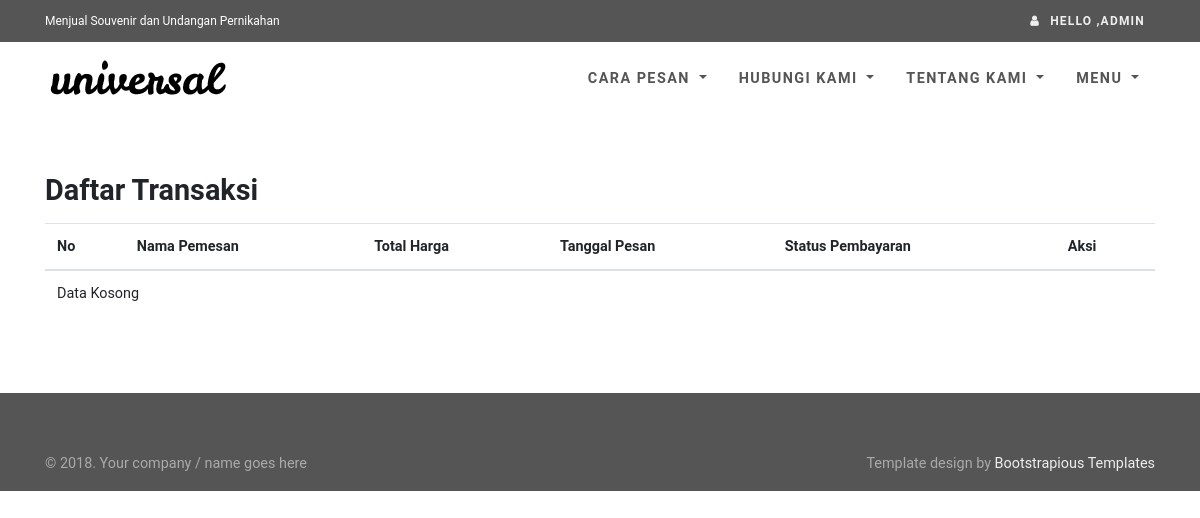
The app's page /admin/daftar-transaksi.php (signed in), older data.
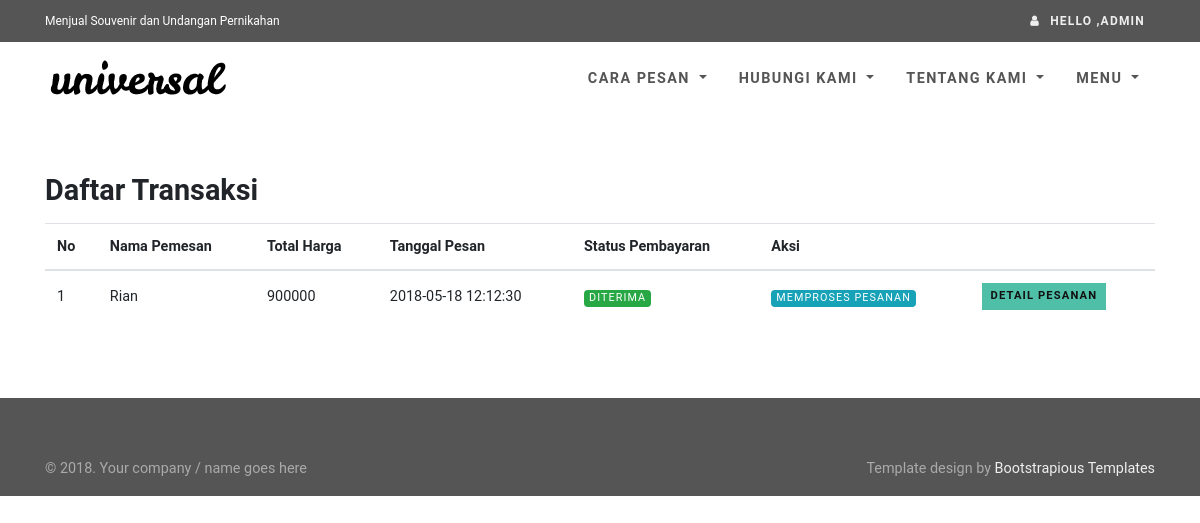
The same page, newer data.
### tables this page shows
CREATE TABLE `tbl_pemesanan` (
  `id_pemesanan` varchar(100) NOT NULL,
  `nama_pemesan` varchar(200) NOT NULL,
  `alamat_pemesan` varchar(255) NOT NULL,
  `no_telp` varchar(14) NOT NULL,
  `id_user` int(11) NOT NULL,
  `total_harga` int(11) NOT NULL,
  `jumlah_pesan` int(11) NOT NULL,
  `id_produk` int(11) NOT NULL,
  `tgl_pesan` timestamp NOT NULL DEFAULT CURRENT_TIMESTAMP ON UPDATE CURRENT_TIMESTAMP,
  PRIMARY KEY (`id_pemesanan`)
);

### db.php (called while the page is built, shortened)
<?php
class Sparrow {
    protected $sql;
    protected $db;
    protected $db_type;
    protected $stats;
    public $is_cached = false;
    public $stats_enabled = false;
    public $key_prefix = '';
    public function build($sql, $input) {
        return (strlen($input) > 0) ? ($sql.' '.$input) : $sql;
    }
    public function parseConnection($connection) {
        $url = parse_url($connection);
        $cfg = array();
        $cfg['type'] = isset($url['scheme']) ? $url['scheme'] : $url['path'];
        $cfg['hostname'] = isset($url['host']) ? $url['host'] : null;
        $cfg['database'] = isset($url['path']) ? substr($url['path'],1) : null;
        $cfg['username'] = isset($url['user']) ? $url['user'] : null;
        $cfg['password'] = isset($url['pass']) ? $url['pass'] : null;
        $cfg['port'] = isset($url['port']) ? $url['port'] : null;
        return $cfg;
    }
    public function reset() {
        $this->where = '';
        $this->order = '';
        $this->groups = '';
        $this->having = '';
        $this->limit = '';
        $this->offset = '';
        $this->sql = '';
    }
    protected function parseCondition($field, $value = null, $join = '', $escape = true) {
        if (is_string($field)) {
            $operator = '';
            if (!empty($operator)) {
                switch ($operator) {
                    case '%':
                        $condition = ' LIKE ';
                        break;
                    case '!%':
                        $condition = ' NOT LIKE ';
                        break;
                    case '@':
                        $condition = ' IN ';
                        break;
                    case '!@':
                        $condition = ' NOT IN ';
                        break;
                    default:
                        $condition = $operator;
                }
            }
            else {
                $condition = '=';
            }
            if (is_array($value)) {
                if (strpos($operator, '@') === false) $condition = ' IN ';
                $value = '('.implode(',', array_map(array($this, 'quote'), $value)).')';
            }
            else {
                $value = ($escape && !is_numeric($value)) ? $this->quote($value) : $value;
            }
            return $join.' '.str_replace('|', '', $field).$condition.$value;
        }
        else if (is_array($field)) {
            $str = '';
            foreach ($field as $key => $value) {
                $str .= $this->parseCondition($key, $value, $join, $escape);
                $join = '';
            }
            return $str;
        }
        else {
            throw new Exception('Invalid where condition.');
        }
    }
    public function from($table, $reset = true) {
        $this->table = $table;
        return $this;
    }
    public function join($table, array $fields, $type = 'INNER') {
        return $this;
    }
    public function leftJoin($table, array $fields) {
        return $this->join($table, $fields, 'LEFT OUTER');
    }
    public function limit($limit, $offset = null) {
        return $this;
    }
    public function distinct($value = true) {
        $this->distinct = ($value) ? 'DISTINCT' : '';
        return $this;
    }
    public function select($fields = '*', $limit = null, $offset = null) {
        $fields = (is_array($fields)) ? implode(',', $fields) : $fields;
        return $this;
    }
    public function sql($sql = null) {
        if ($sql !== null) {
            $this->sql = trim(
                (is_array($sql)) ?
                    array_reduce($sql, array($this, 'build')) :
                    $sql
            );
            return $this;
        }
        return $this->sql;
    }
    public function setDb($db) {
        $this->db = null;
        if (is_string($db)) {
            $this->setDb($this->parseConnection($db));
        }
        else if (is_array($db)) {
            switch ($db['type']) {
                case 'mysqli':
                    $this->db = new mysqli(
                        $db['hostname'],
                        $db['username'],
                        $db['password'],
                        $db['database']
                    );
                    break;
            }
            $this->db_type = $db['type'];
        }
    }
    public function execute($key = null, $expire = 0) {
        $result = null;
        $this->is_cached = false;
        if (!empty($this->sql)) {
            $error = null;
            switch ($this->db_type) {
                case 'mysqli':
                    $result = $this->db->query($this->sql);
                    break;
            }
        }
        return $result;
    }
    public function many($key = null, $expire = 0) {
        $data = array();
        $result = $this->execute($key, $expire);
        if ($this->is_cached) {
            $data = $result;
            if ($this->stats_enabled) {
                $this->stats['cached'][$this->key_prefix.$key] = $this->sql;
            }
        }
        else {
            switch ($this->db_type) {
                case 'mysqli':
                    if (function_exists('mysqli_fetch_all')) {
                        $data = $result->fetch_all(MYSQLI_ASSOC);
                    }
                    else {
                        while ($row = $result->fetch_assoc()) {
                            $data[] = $row;
                        }
                    }
                    break;
            }
        }
        return $data;
    }
}

### admin/daftar-transaksi.php (the view, shortened to what the changed rows need)
<?php
require "../koneksi.php";
include "../template/head.php";
?>
<body>
<div id="all">
<?php
$tableConf = array(
	array(
		"name"		=>	"nama_pemesan",
		"caption"	=>	"Nama Pemesan"
	),
	array(
		"name"		=>	"total_harga",
		"caption"	=>	"Total Harga"
	),
	array(
		"name"		=>	"tgl_pesan",
		"caption"	=>	"Tanggal Pesan"
	),
	array(
		"name"		=>	"status_pembayaran",
		"caption"	=>	"Status Pembayaran"
	)
);
if(isset($_GET['id_pemesanan'])){
	$detail = $db->from('tbl_pemesanan')
	    ->leftJoin('tbl_pembayaran', array('tbl_pemesanan.id_pemesanan' => 'tbl_pembayaran.id_pemesanan'))
	    ->join('tbl_produk', array('tbl_pemesanan.id_produk' => 'tbl_produk.id_produk'))
	    ->select(array('tbl_pemesanan.*','tbl_pembayaran.status_pembayaran','tbl_produk.*'))
	    ->where('tbl_pemesanan.id_pemesanan',$_GET['id_pemesanan'])
	    ->one();
}else $dataTable = $db->from('tbl_pemesanan')
		->distinct()
	    ->leftJoin('tbl_pembayaran', array('tbl_pemesanan.id_pemesanan' => 'tbl_pembayaran.id_pemesanan'))
	    ->select(array('tbl_pemesanan.*','tbl_pembayaran.status_pembayaran'))
	    ->many();
?>
<div id="content">
<div class="container">
<div class="row bar mb-0">
<div class="col-md-12">
<?php
if(isset($_GET['id_pemesanan'])){
$foto = $db->from('tbl_foto_produk')->where('id_produk',$detail['id_produk'])->select()->many();
?>
<h2>Produk Yang Dipesan</h2>
<div class="products-big">
<div class="row products">
<?php
foreach($foto as $f){
?>
	<div class="col-md-4 col-xs-12">
	<div class="product">
	  <div class="image"><img src="<?php echo $base_url; ?>/produk/<?php echo $f['foto_produk']; ?>" alt="" class="img-fluid image1"></div>
	</div>
  </div>
<?php
}
?>
</div>
</div>
<h2>Detail Transaksi</h2>
<?php
	if(empty($detail)){
		alert('danger','Transaksi tidak ditemukan');
	}else{
		$detailForm = array(
				array(
					"name"	=>	"input_group",
					"list"	=>	array(
						array(
							"name"	=>	"nama_pemesan",
							"label"	=>	"Nama Pemesan",
							"type"	=>	"input",
							"inputType"	=>	"text",
							"col"	=>	"12",
							"value"	=>  $detail['nama_pemesan'],
							"readonly"	=> true
						),
						array(
							"name"	=>	"alamat_pemesan",
							"label"	=>	"Alamat Pemesan",
							"type"	=>	"textarea",
							"inputType"	=>	"text",
							"col"	=> "12",
							"value"	=>  $detail['alamat_pemesan'],
							"readonly"	=> true
						),
						array(
							"name"	=>	"no_telp",
							"label"	=>	"Nomor Telpon",
							"type"	=>	"input",
							"inputType"	=>	"text",
							"col"	=> "6",
							"value"	=>  $detail['no_telp'],
							"readonly"	=> true
						),
						array(
							"name"	=>	"harga",
							"label"	=>	"Harga Produk",
							"type"	=>	"input",
							"inputType"	=>	"number",
							"readonly"	=> true,
							"col"	=> "3",
							"value"	=>  $detail['harga'],
							"readonly"	=> true
						),
						array(
							"name"	=>	"jumlah_pesan",
							"label"	=>	"Jumlah Pesan",
							"type"	=>	"input",
							"inputType"	=>	"number",
							"readonly"	=> true,
							"col"	=> "3",
							"value"	=>  $detail['jumlah_pesan'],
							"readonly"	=> true
						),
						array(
							"name"	=>	"total_harga",
							"label"	=>	"Total Harga",
							"type"	=>	"input",
							"inputType"	=>	"number",
							"value"	=> $detail['total_harga'],
							"readonly"	=> true,
							"col"	=> "12",
							"readonly"	=> true
						)
					)
				)
			);
		formGenerator($detailForm);
		if($detail['jenis_produk'] == 'Undangan'){
		$dataUndangan = $db->from('tbl_detail_pesanan')->where('id_pemesanan',$_GET['id_pemesanan'])->select()->one();
			?>
<h2>Detail Undangan</h2>
<label for="nama_mempelai"><b>Nama Mempelai</b></label>
<p class="form-control"><?php echo $dataUndangan['nama_mempelai']; ?></p>
<label for="nama_orangtua"><b>Nama Orang Tua</b></label>
<p class="form-control"><?php echo $dataUndangan['nama_orangtua']; ?></p>
<label for="tgl_akadnikah"><b>Tanggal Akad Nikah</b></label>
<p class="form-control"><?php echo $dataUndangan['tgl_akadnikah']; ?></p>
<label for="tgl_resepsi"><b>Tanggal Resepsi</b></label>
<p class="form-control"><?php echo $dataUndangan['tgl_resepsi']; ?></p>
<label for="waktu_akadnikah"><b>Jam Akad Nikah</b></label>
<p class="form-control"><?php echo $dataUndangan['waktu_akadnikah']; ?></p>
<label for="waktu_resepsi"><b>Jam Resepsi</b></label>
<p class="form-control"><?php echo $dataUndangan['waktu_resepsi']; ?></p>
<label for="alamat_akadnikah"><b>Alamat Akad Nikah</b></label>
<p class="form-control"><?php echo $dataUndangan['alamat_akadnikah']; ?></p>
<label for="alamat_resepsi"><b>Alamat Resepsi</b></label>
<p class="form-control"><?php echo $dataUndangan['alamat_resepsi']; ?></p>
<label for="anggota_keluarga"><b>Anggota Keluarga Yang Mengundang</b></label>
<p class="form-control"><?php echo $dataUndangan['anggota_keluarga']; ?></p>
<label for="foto_lokasi"><b>Foto Denah Lokasi</b></label>
<p class="form-control"><?php echo "<img src='".$base_url."/lokasi/".$dataUndangan['foto_lokasi']."' width='300' height='300'/>" ?></p>
		<?php
	}
		echo '<a class="btn btn-success" href="daftar-transaksi.php">Kembali >></a>';
	}
}else{
?>
<h2>Daftar Transaksi</h2>
<div class="table-responsive">
<table class="table table-hover">
<thead>
<tr>
<th>No</th>
<?php
foreach($tableConf as $t){
	echo "<th>".$t['caption']."</th>";
}
?>
<th colspan=2>Aksi</th>
</tr>
</thead>
<tbody>
<?php
$no = 1;
if(count($dataTable) == 0){
	echo "<tr><td colspan=".(count($tableConf)+2).">Data Kosong</td></tr>";
}else{
	foreach($dataTable as $r){
		echo "
			<tr>
				<td>".$no."</td>";
		foreach($tableConf as $t){
			if($t['name'] == 'status_pembayaran'){
				if($r['status_pembayaran'] == null){
					echo "<td><span class='badge badge-danger'>Belum Bayar</span></td>";
				}else if($r['status_pembayaran'] == 'Diterima'){
					echo "<td><span class='badge badge-success'>".$r['status_pembayaran']."</span></td>";
				}else if($r['status_pembayaran'] == 'Diproses'){
					echo "<td><span class='badge badge-info'>".$r['status_pembayaran']."</span></td>";
				}else if($r['status_pembayaran'] == 'Ditolak'){
					echo "<td><span class='badge badge-danger'>".$r['status_pembayaran']."</span></td>";
				}
			}
			else echo "<td>".$r[$t['name']]."</td>";
			if($t['name'] == 'status_pembayaran'){
				if($r['status_pembayaran'] == 'Diproses'){
					echo "<td><a class='btn btn-info btn-sm' href='".$base_url."/admin/verifikasi-pembayaran.php?id_pemesanan=".$r['id_pemesanan']."'>Verifikasi Pembayaran</span></td>";
				}else if($r['status_pembayaran'] == 'Diterima') echo "<td><span class='badge badge-info'>Memproses Pesanan</span></td>";
				else echo "<td><span class='badge badge-warning'>Menunggu Pembayaran Ulang</span></td>";
			}
		}
		$no++;
		echo "<td><a class='btn btn-sm btn-primary' href='daftar-transaksi.php?id_pemesanan=".$r['id_pemesanan']."'>Detail Pesanan</a></td>";
	}
}
?>
</tbody>
</table>
</div>
<?php
	}
?>
</div>
</div>
</div>
</div>
</body>
</html>

Row changes from the older to the newer data that the page shows:
added tbl_pemesanan: nama_pemesan "Rian", total_harga "900000", tgl_pesan "2018-05-18 12:12:30", status_pembayaran "DITERIMA"
Text that changed along with them:
text no longer shown: "Data Kosong"
